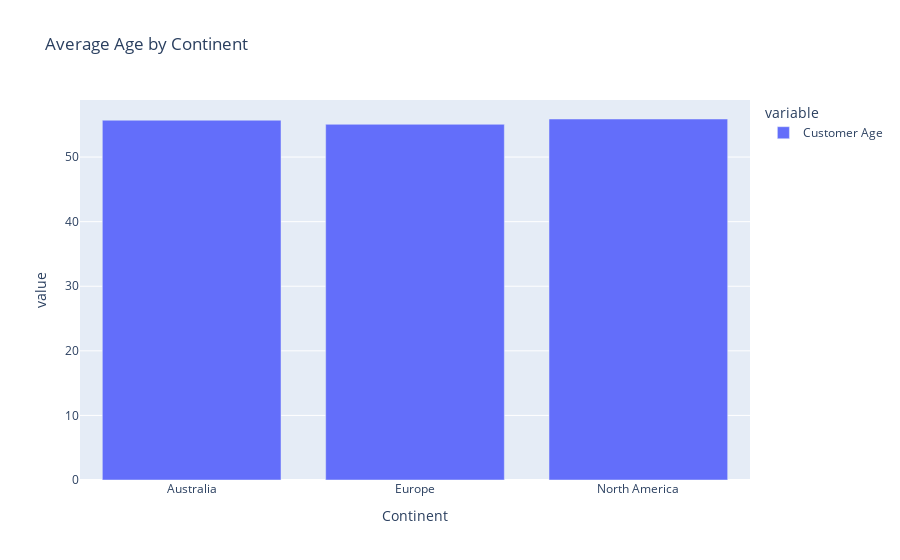

Notebook code for this chart:
### Markdown cell above
What is the average age of customers in each continent?

### Code cell
age_by_continent = data.groupby('Continent')['Customer Age'].mean()
fig = px.bar(age_by_continent, title='Average Age by Continent')
fig.show()
#Here we can see that the average customer age of all these three Continents is around 55

### Figure 1 — Plotly figure (JSON) as saved in the notebook; plotly's stock layout.template omitted (floating-point values rounded to 4 significant figures)
{"data": [{"alignmentgroup": "True", "hovertemplate": "variable=Customer Age<br>Continent=%{x}<br>value=%{y}<extra></extra>", "legendgroup": "Customer Age", "marker": {"color": "#636efa", "pattern": {"shape": ""}}, "name": "Customer Age", "offsetgroup": "Customer Age", "orientation": "v", "showlegend": true, "textposition": "auto", "type": "bar", "x": ["Australia", "Europe", "North America"], "xaxis": "x", "y": [55.71, 55.07, 55.89], "yaxis": "y"}], "layout": {"barmode": "relative", "legend": {"title": {"text": "variable"}, "tracegroupgap": 0}, "title": {"text": "Average Age by Continent"}, "xaxis": {"anchor": "y", "domain": [0, 1], "title": {"text": "Continent"}}, "yaxis": {"anchor": "x", "domain": [0, 1], "title": {"text": "value"}}}}
